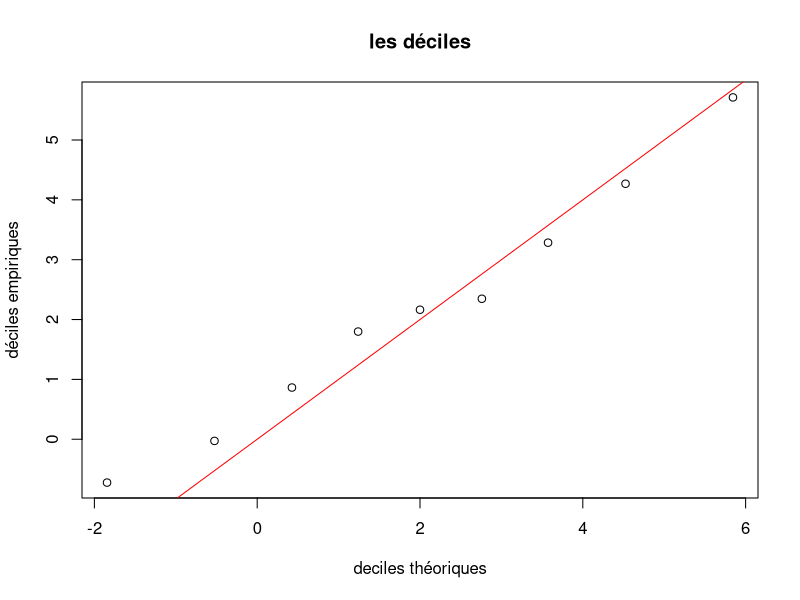
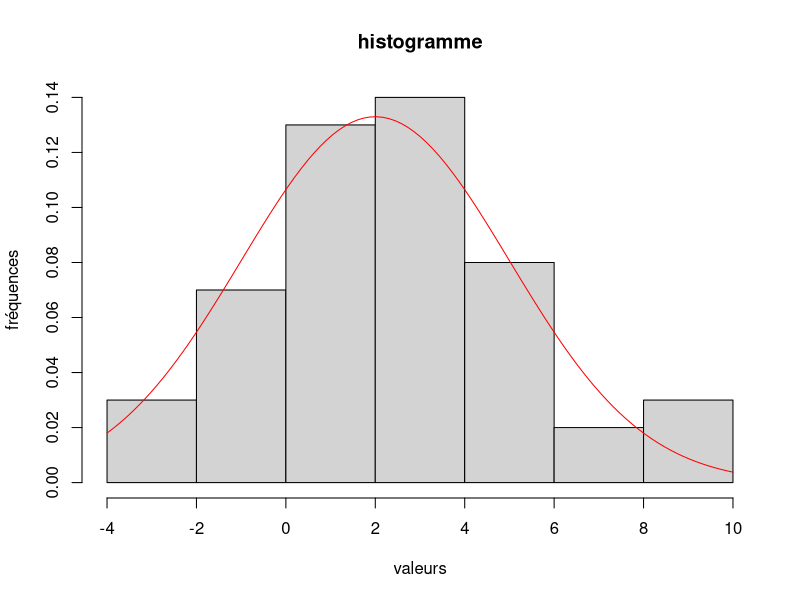
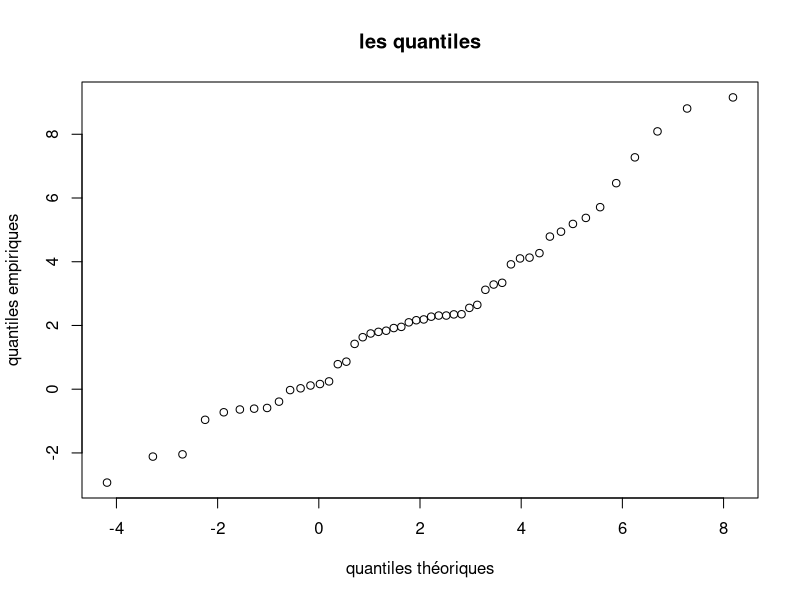

Write R code to recreate these figures, in order.
# Dans cette partie X est une variable al ́eatoire de loi N (2, 4).

# Exercice 1 : quantiles empiriques ou th ́eoriques
# Le quantile empirique d’ordre α d’un  ́echantillon de n tirages ind ́ependants x1, x2, ..., xn de X est la
# valeur pour laquelle, la proportion des xi qui se trouvent inf ́erieurs ou  ́egaux `a cette valeur, vaut α. Le
# quantile th ́eorique d’ordre α appel ́e quantile (et calcul ́e par la fonction de quantile qnorm()) est la valeur
# telle que la probabilit ́e que X soit inf ́erieur ou  ́egal `a cette valeur, vaille α

# 1. Simuler un  ́echantillon de taille n = 50 de X et l’affecter `a x.

mu <- 2
sigma <- 3
n <- 50

x <- rnorm(n, mu, sigma)

# 2. Calculer les quantiles empiriques d’ordre 10%, 20%, ..., 90% de x (appel ́es aussi les d ́eciles empiriques
# car ils permettent de couper l’ ́echantillon en dix) `a l’aide de la fonction quantile() et en utilisant
# l’option type=1.

demp <- quantile(x, probs = seq(0.1, 0.9, 0.1), type = 1)

# 3. Calculer les quantiles th ́eoriques d’ordre 10%, 20%, ..., 90% de X `a l’aide de la fonction qnorm()

dtheo <- qnorm(seq(0.1, 0.9, 0.1), mu, sigma)

# 4. Faire un graphe des 9 points d’abscisses les d ́eciles et d’ordonn ́ees les d ́eciles empiriques. Ajouter
# la droite y = x. Commentaire

plot(dtheo, demp, main = "les déciles", xlab = "deciles théoriques", ylab = "déciles empiriques")
abline(0, 1, col = "red")

# 5. Faire un histogramme des observations tir ́ees et y superposer la densit ́e de la loi N (2, 4). Commen-
# taire.

hist(x, main = "histogramme", xlab = "valeurs", ylab = "fréquences", freq = FALSE)
curve(dnorm(x, mu, sigma), col = "red", add = TRUE)

# 6. Calculer les quantiles empiriques d’ordre 1/(n + 1), 2/(n + 1), ...., n/(n + 1) de x. Les comparer aux
# valeurs ordonn ́ees de l’ ́echantillon que l’on obtiendra avec la commande sort(x).

emp <- quantile(x, probs = seq(1 / (n + 1), n / (n + 1), 1 / (n + 1)), type = 1)
sort(x)

# 7. Calculer les quantiles th ́eoriques d’ordre 1/(n + 1), 2/(n + 1), ...., n/(n + 1) de X et tracer les points
# d’abscisses quantiles th ́eoriques et ordonn ́ees quantiles empiriques. Y ajouter la droite y = x.

theo <- qnorm(seq(1 / (n + 1), n / (n + 1), 1 / (n + 1)), mu, sigma)
plot(theo, emp, main = "les quantiles", xlab = "quantiles théoriques", ylab = "quantiles empiriques")
